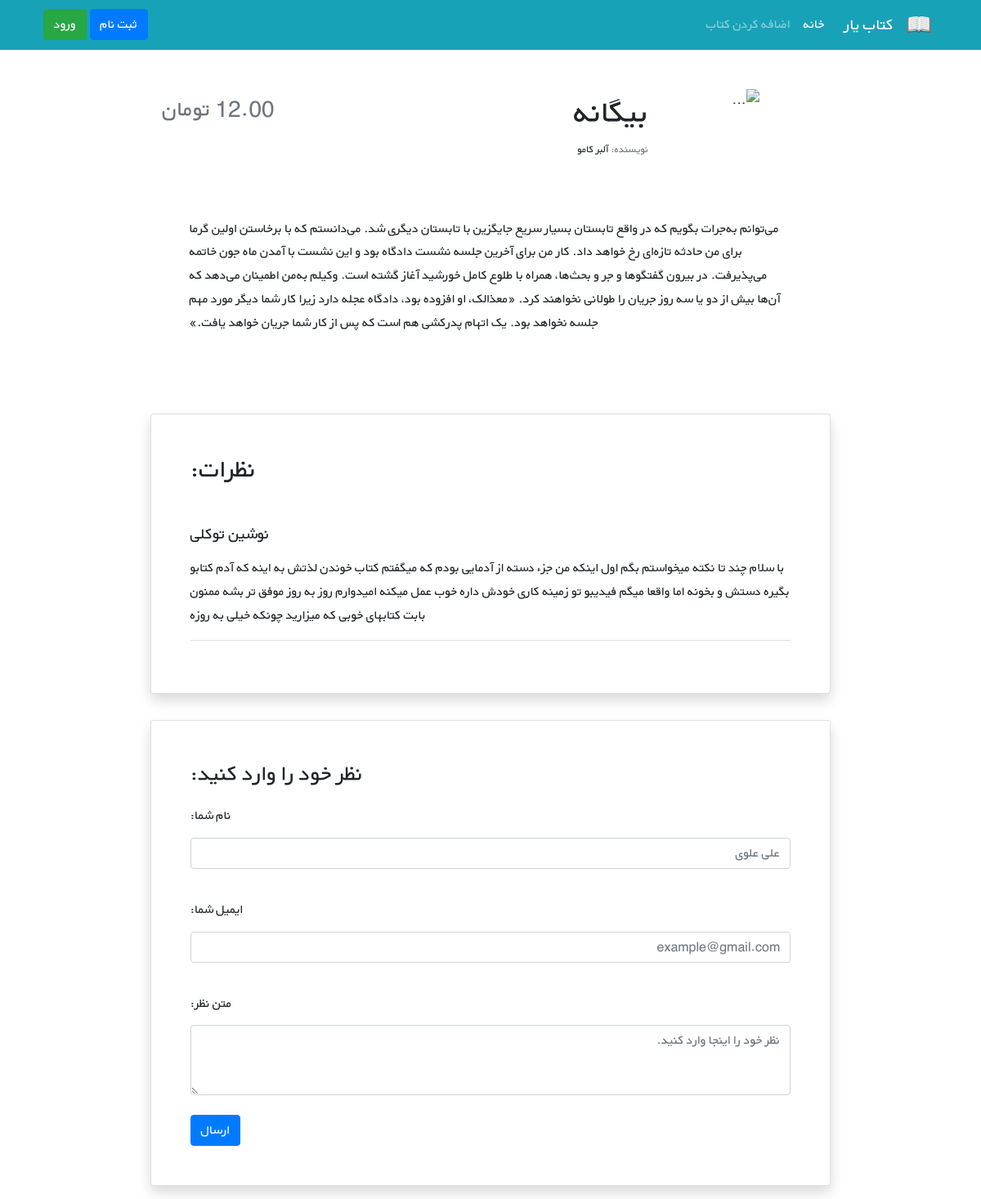
The page /books/2/ on the database its author committed.
### books/models.py (models this page shows, shortened)
class Book(models.Model):
    title = models.CharField(max_length=100)
    author = models.CharField(max_length=100)
    description = models.TextField()
    price = models.DecimalField(max_digits=5, decimal_places=2)
    cover = models.ImageField(upload_to='covers/', blank=True)

### books/views.py (the view)
# urls.py: path('<int:pk>/', views.BookDetailView.as_view(), name='book_detail'),
class BookDetailView(generic.DetailView):
    model = Book
    template_name = 'books/book_detail.html'
    context_object_name = 'book'

### books/templates/books/book_detail.html (shortened to what this page needs)
{% extends '_base.html' %}
{% block content %}
    <div class="container mt-5" dir="rtl">
        <div class="">
            <div class="">
                <div class="d-flex justify-content-center">
                    <div class="row w-sm-75 w-100">
                        <div class="col-xs-12 col-md-3 d-flex justify-content-center">
                            <div>
                                <img src="https://newcdn.fidibo.com/images/books/1167_32120_normal.jpg"
                                    class="img-fluid rounded-start" alt="...">
                            </div>
                        </div>
                        <div class="col-xs-12 col-md-6  text-md-end mt-md-1 mt-4">
                            <h1>{{book.title}}</h1>
                            <h5 class="small my-1"><span class="text-muted">نویسنده: </span>{{book.author}}</h5>
                        </div>
                        <div class="col-xs-12 col-md-3 d-flex flex-column">
                            <h3 class="align-self-center pt-2 text-muted align-self-md-end">
                            {{book.price}} تومان
                            </h3>
                        </div>
                    </div>
                </div>
                <div class="d-flex justify-content-center">
                    <div class="my-3 p-5 w-sm-75 w-100">
                        {{book.description | linebreaks}}
                    </div>
                </div>
                <div class="d-flex justify-content-center">
                    <div class="card shadow my-3 p-5 w-sm-75 w-100">
                        <h2 class="mb-5">نظرات:</h2>
                        <div class="border-bottom mb-3">
                            <h5 class="mb-3">نوشین توکلی</h5>
                            <p>با سلام چند تا نکته میخواستم بگم اول اینکه من جزء دسته از آدمایی بودم که میگفتم کتاب خوندن لذتش
                                به اینه که آدم کتابو بگیره دستش و بخونه اما واقعا میگم فیدیبو تو زمینه کاری خودش داره خوب عمل
                                میکنه امیدوارم روز به روز موفق تر بشه ممنون بابت کتابهای خوبی که میزارید چونکه خیلی به روزه</p>
                        </div>
                    </div>
                </div>
                <div class="d-flex justify-content-center">
                    <div class="card shadow my-3 p-5 w-sm-75 w-100">
                        <h3>نظر خود را وارد کنید:</h3>
                        <form method="POST">
                            <div class="form-group py-2">
                                <label class="py-1" for="author_name">نام شما:</label>
                                <input type="text" class="form-control" placeholder="علی علوی" name="author_name">
                            </div>
                            <div class="form-group py-2">
                                <label class="py-1" for="email">ایمیل شما:</label>
                                <input type="email" class="form-control" placeholder="example@gmail.com" name="email">
                            </div>
                            <div class="form-group py-2">
                                <label class="py-1" for="comment_text">متن نظر:</label>
                                <textarea class="form-control" name="text" rows="3"
                                        placeholder="نظر خود را اینجا وارد کنید."></textarea>
                            </div>
                            <button type="submit" class="btn btn-primary">ارسال</button>
                        </form>
                    </div>
                </div>
            </div>
        </div>
    </div>
{% endblock content %}

### static/css/style.css (style rules this page uses)
* { font-family: 'BYekan', sans-serif; line-height: 1.8rem; }
@media (min-width: 576px) { .w-sm-75 { width: 75%!important; } }

### rows shown on the page
Book: title "بیگانه", author "آلبر کامو", description "می‌توانم به‌جرات بگویم که در واقع تابستان بسیار سریع جایگزین با تابستان دیگری شد. می‌دانستم که با برخاستن اولین گرما برای من حادثه تازه‌ای رخ خواهد داد. کار من برای آخرین جلسه نشست دادگاه بود و این نشست با آمدن ماه جون خاتمه می‌پذیرفت. در بیرون گفتگوها و جر و بحث‌ها، همراه با طلوع کامل خورشید آغاز گشته است. وکیلم به‌من اطمینان می‌دهد که آن‌ها بیش از دو یا سه روز جریان را طولانی نخواهند کرد. «معذالک، او افزوده بود، دادگاه عجله دارد زیرا کار شما دیگر مورد مهم جلسه نخواهد بود. یک اتهام پدرکشی هم است که پس از کار شما جریان خواهد یافت.»"
